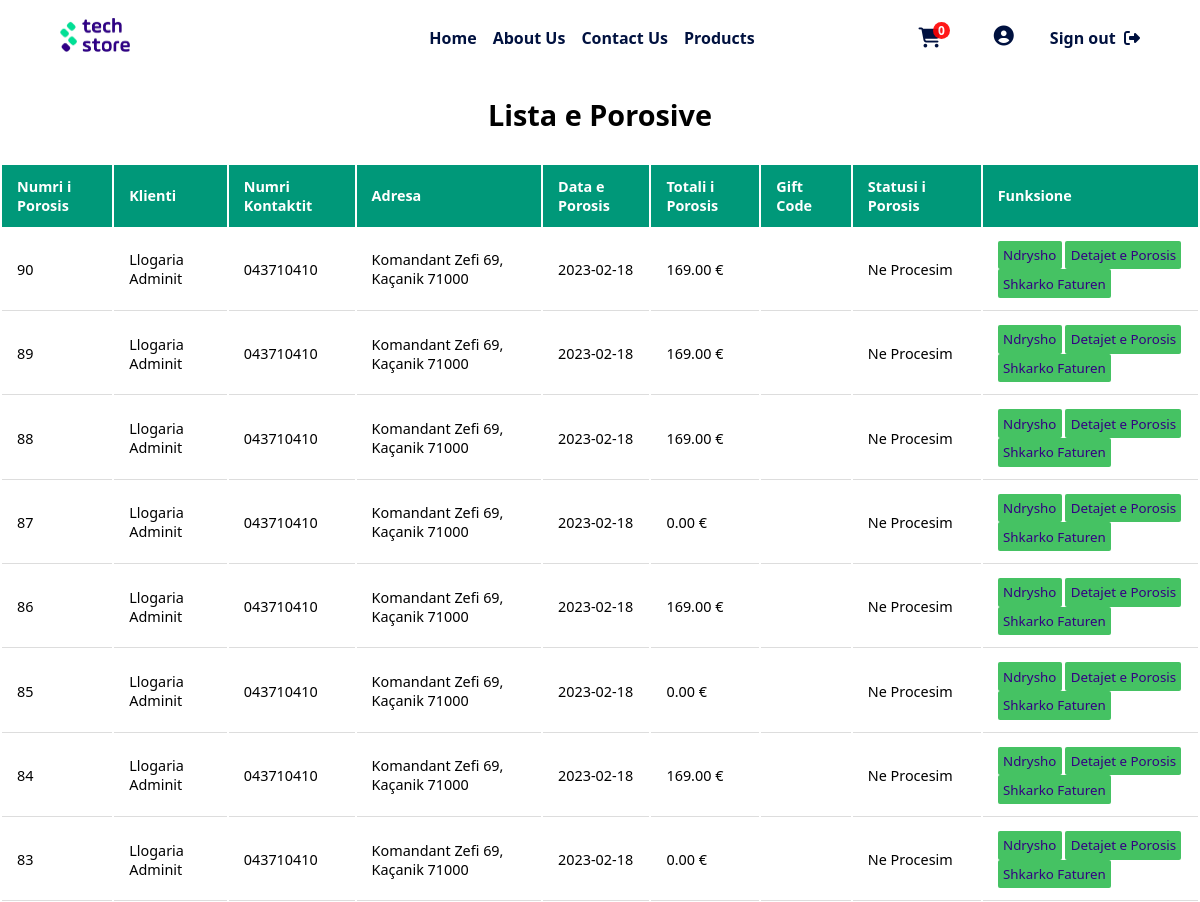
The app's page /php/admin/porositNgaKlientet.php (signed in, upper part), older data.
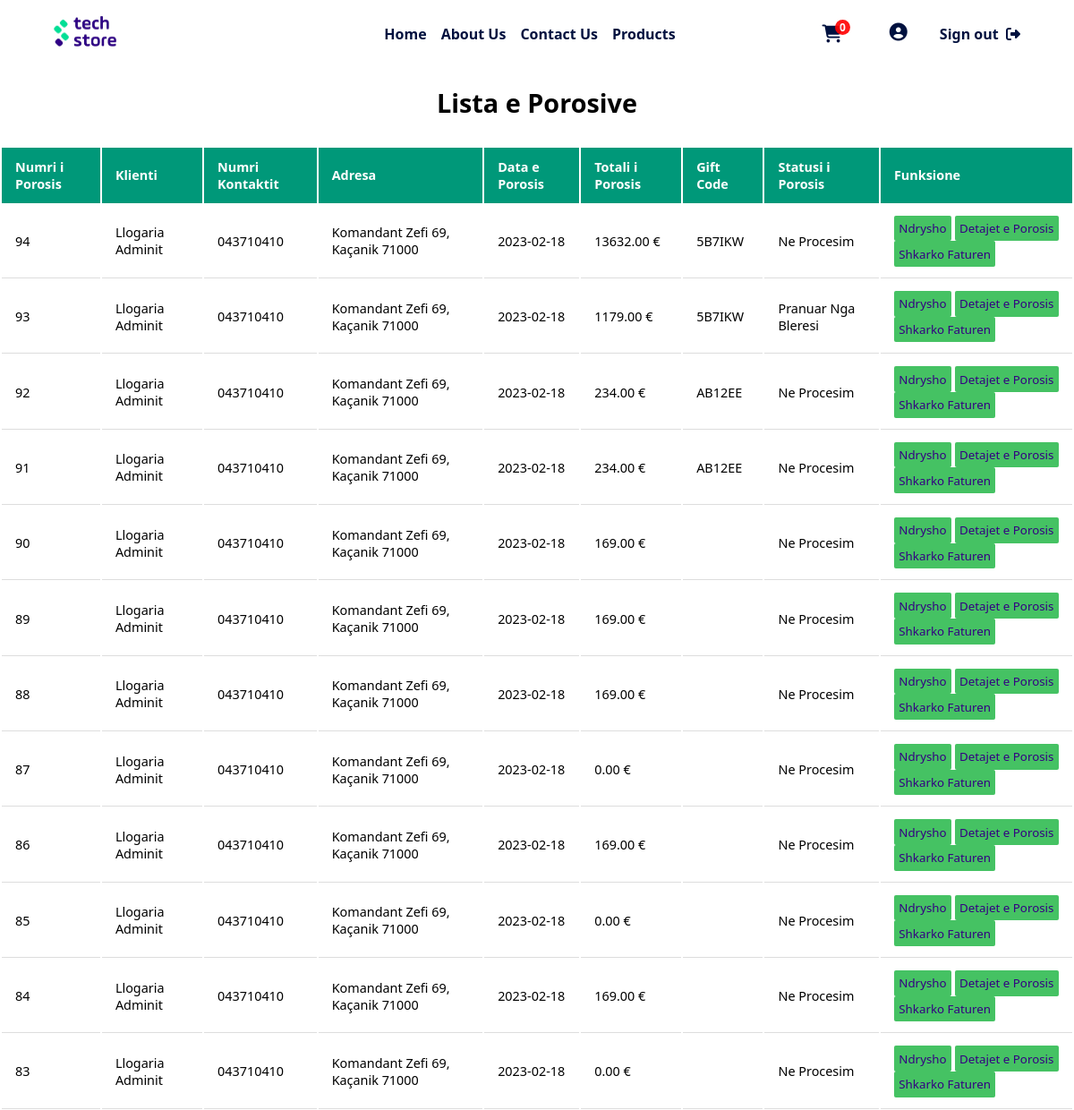
The same page, newer data.
### tables this page shows
CREATE TABLE `porosit` (
  `nrPorosis` int(11) NOT NULL,
  `idKlienti` int(11) DEFAULT NULL,
  `dataPorosis` date NOT NULL DEFAULT current_timestamp(),
  `TotaliPorosis` decimal(10,2) NOT NULL,
  `kodiZbritjes` char(6) DEFAULT NULL,
  `statusiPorosis` varchar(30) NOT NULL DEFAULT 'Ne Procesim'
);

CREATE TABLE `user` (
  `userID` int(11) NOT NULL,
  `emri` varchar(20) NOT NULL,
  `mbiemri` varchar(30) DEFAULT NULL,
  `username` varchar(20) NOT NULL,
  `email` varchar(50) DEFAULT NULL,
  `password` varchar(50) NOT NULL,
  `aksesi` int(1) NOT NULL DEFAULT 0
);

CREATE TABLE `tedhenatuser` (
  `userID` int(11) NOT NULL,
  `nrKontaktit` varchar(30) DEFAULT NULL,
  `qyteti` varchar(30) DEFAULT NULL,
  `zipKodi` varchar(7) DEFAULT NULL,
  `adresa` varchar(50) DEFAULT NULL
);

### php/db/dbcon.php (called while the page is built)
<?php
class dbCon
{
    private $conn = '';
    private $hostiIDB = 'localhost';
    private $emriDB = 'techstoredb';
    private $dbUsername = 'root';
    private $dbPass = '';
    public function connDB()
    {
        try {
            $this->conn = new PDO(
                "mysql:host=$this->hostiIDB;dbname=$this->emriDB", $this->dbUsername, $this->dbPass,
                [PDO::ATTR_DEFAULT_FETCH_MODE => PDO::FETCH_ASSOC]
            );
        } catch (PDOException $pdoe) {
            die("Nuk mund të lidhej me bazën e të dhënave {$this->emriDB} :" . $pdoe->getMessage());
        }
        return $this->conn;
    }
}
?>

### php/CRUD/porosiaCRUD.php (called while the page is built, shortened)
<?php
require_once('../db/dbcon.php');
class porosiaCRUD extends dbCon
{
    private $dbConn;
    public function __construct($porosiaID = '', $produktiID = '', $userID = '', $emriKlientit = '', $mbiemriKlientit = '', $emailKlientit = '', $nrKontaktit = '', $qyteti = '', $adresaKlientit = '', $dataPorosis = '', $qmimiProd = '', $sasiaPorositur = '', $qmimiTotal = '', $statusiPorosis = '', $kodiZbritjes = '')
    {
        $this->dbConn = $this->connDB();
    }
            ?>
            <?php
    public function shfaqTeGjithaPorosite()
    {
        try {
            $sql = "SELECT p.nrPorosis, u.emri, u.mbiemri,
                    tu.nrKontaktit, tu.qyteti, tu.zipKodi, tu.adresa, p.dataPorosis, p.TotaliPorosis, p.statusiPorosis, p.kodiZbritjes
                    from porosit p
                    inner join user u on u.userID = p.idKlienti
                    inner join tedhenatuser tu on u.userID = tu.userID
                    ORDER BY nrPorosis DESC;";
            $stm = $this->dbConn->prepare($sql);
            $stm->execute();
            return $stm->fetchAll();
        } catch (Exception $e) {
            return $e->getMessage();
        }
    }
}
?>

### php/admin/porositNgaKlientet.php (the view, shortened to what this page needs)
<?php
require_once('../CRUD/porosiaCRUD.php');
$porosiaCRUD = new porosiaCRUD();
$porosit = $porosiaCRUD->shfaqTeGjithaPorosite();
?>
<!DOCTYPE html>
<html lang="en">
<head>
  <link rel="stylesheet" href="../../css/mesazhetStyle.css" />
  <link rel="stylesheet" href="../../css/adminDashboard.css" />
</head>
<body>
  <?php include '../design/header.php' ?>
  <div class="containerDashboardP">
    <h1>Lista e Porosive</h1>
    <table>
      <tr>
        <th>Numri i Porosis</th>
        <th>Klienti</th>
        <th>Numri Kontaktit</th>
        <th>Adresa</th>
        <th>Data e Porosis</th>
        <th>Totali i Porosis</th>
        <th>Gift Code</th>
        <th>Statusi i Porosis</th>
        <th>Funksione</th>
      </tr>
      <?php
      foreach ($porosit as $porosia) {
        ?>
        <tr>
          <td>
            <?php echo $porosia['nrPorosis'] ?>
          </td>
          <td>
            <?php echo $porosia['emri'] . ' ' . $porosia['mbiemri'] ?>
          </td>
          <td>
            <?php echo $porosia['nrKontaktit'] ?>
          </td>
          <td>
            <?php echo $porosia['adresa'] . ', ' . $porosia['qyteti'] . ' ' . $porosia['zipKodi'] ?>
          </td>
          <td>
            <?php echo $porosia['dataPorosis'] ?>
          </td>
          <td>
            <?php echo $porosia['TotaliPorosis'] ?> €
          </td>
          <td>
            <?php echo $porosia['kodiZbritjes'] ?>
          </td>
          <td>
            <?php echo $porosia['statusiPorosis'] ?>
          </td>
          <td>
            <button class="edito"><a href="?porosiaID=<?php echo $porosia['nrPorosis'] ?>">Ndrysho</a></button>
            <button class="edito"><a
                href="../userPages/detajetPorosis.php?porosiaID=<?php echo $porosia['nrPorosis'] ?>">Detajet
                e Porosis</a></button>
            <button class="edito"><a href="../funksione/fatura.php?nrPorosis=<?php echo $porosia['nrPorosis'] ?>"
                target="_blank">Shkarko Faturen</a></button>
          </td>
        </tr>
        <?php
      }
      ?>
    </table>
  </div>
  <?php
  include '../design/footer.php';
  include('../funksione/importimiScriptave.php') ?>
</body>
</html>

Row changes from the older to the newer data that the page shows:
added porosit: nrPorosis "94", idKlienti.emri "Llogaria", idKlienti.mbiemri "Adminit", tedhenatuser.nrKontaktit "043710410", tedhenatuser.adresa "Komandant Zefi 69", tedhenatuser.qyteti "Kaçanik", tedhenatuser.zipKodi "71000", dataPorosis "2023-02-18", TotaliPorosis "13632.00", kodiZbritjes "5B7IKW", statusiPorosis "Ne Procesim"
added porosit: nrPorosis "93", idKlienti.emri "Llogaria", idKlienti.mbiemri "Adminit", tedhenatuser.nrKontaktit "043710410", tedhenatuser.adresa "Komandant Zefi 69", tedhenatuser.qyteti "Kaçanik", tedhenatuser.zipKodi "71000", dataPorosis "2023-02-18", TotaliPorosis "1179.00", kodiZbritjes "5B7IKW", statusiPorosis "Pranuar Nga Bleresi"
added porosit: nrPorosis "92", idKlienti.emri "Llogaria", idKlienti.mbiemri "Adminit", tedhenatuser.nrKontaktit "043710410", tedhenatuser.adresa "Komandant Zefi 69", tedhenatuser.qyteti "Kaçanik", tedhenatuser.zipKodi "71000", dataPorosis "2023-02-18", TotaliPorosis "234.00", kodiZbritjes "AB12EE", statusiPorosis "Ne Procesim"
added porosit: nrPorosis "91", idKlienti.emri "Llogaria", idKlienti.mbiemri "Adminit", tedhenatuser.nrKontaktit "043710410", tedhenatuser.adresa "Komandant Zefi 69", tedhenatuser.qyteti "Kaçanik", tedhenatuser.zipKodi "71000", dataPorosis "2023-02-18", TotaliPorosis "234.00", kodiZbritjes "AB12EE", statusiPorosis "Ne Procesim"
